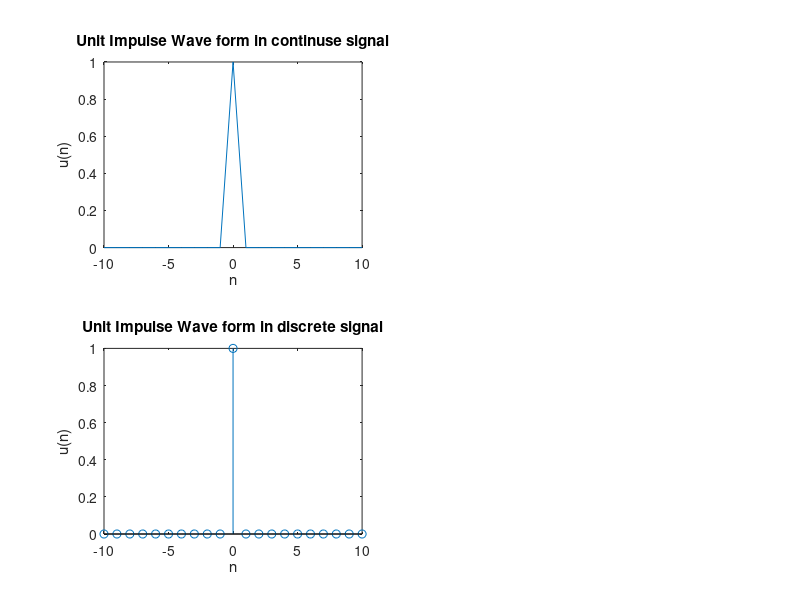

Write the MATLAB code that produced this figure.
% IT IS USED FOR COMMENT WRITING

%Unit impulse
% n =-10:10; that means we are taking time value from -10 to 10 , total 21
% values and n is a variable for declearing discrete time signal
% u is used to define unit impulse and zeros(1,10) means 1 to 10 in both
% sides is 0 value and only 0 position is 1 or i say in only one position
% is 1
%subplot is used to identify in which position of the matrix it will
%positioned.
%plot is used to draw a figure in 2D 
%stem is used to show a signal in discrete form

n =-10:10;
u = [zeros(1,10) 1 zeros(1,10)];
subplot(2,2,1);
plot(n,u);
title("Unit Impulse Wave form in continuse signal");
xlabel("n");
ylabel("u(n)");

%discrete signal
subplot(2,2,3);
plot(n,u);
stem(n,u);
title("Unit Impulse Wave form in discrete signal");
xlabel("n");
ylabel("u(n)");

